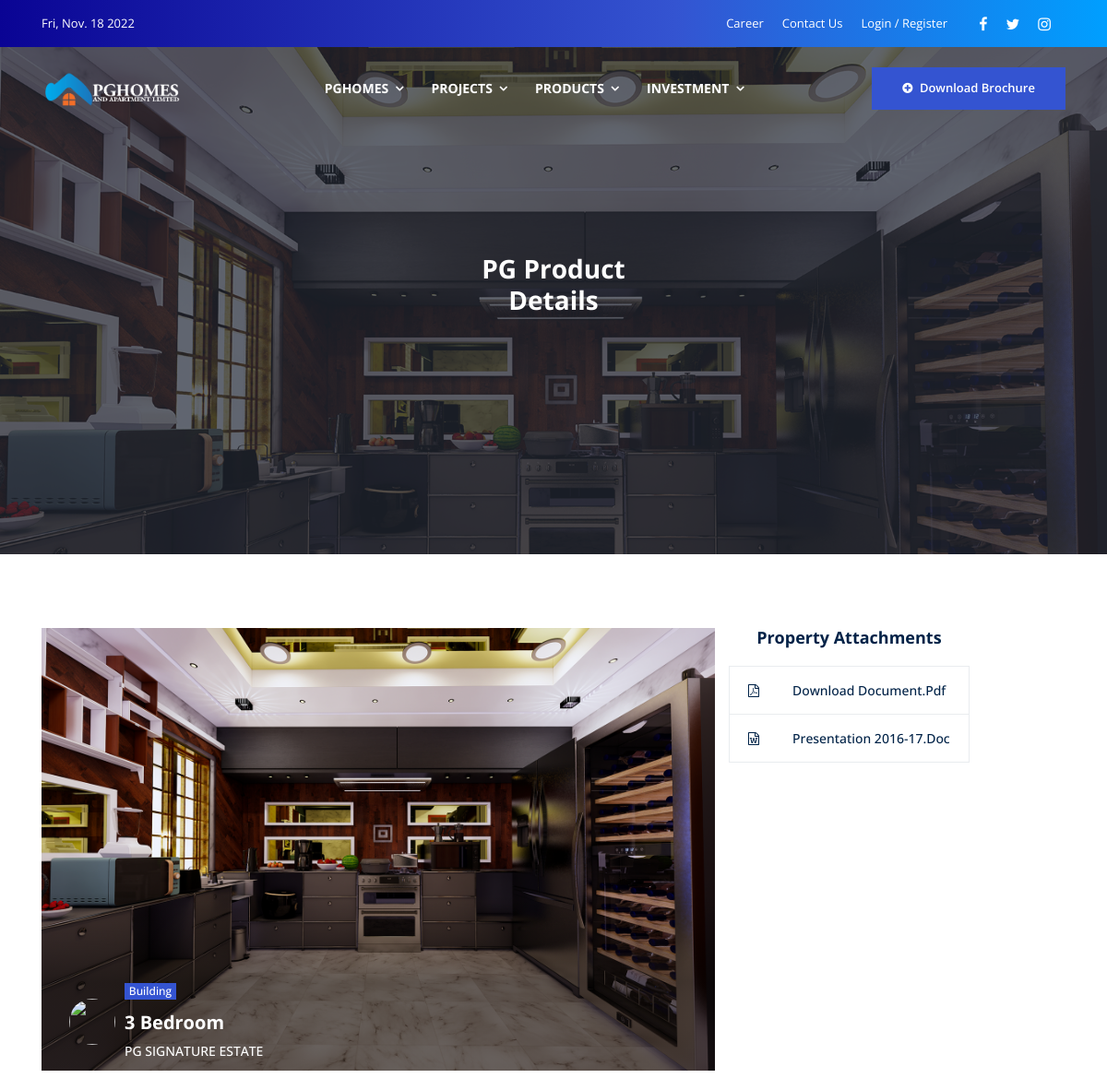
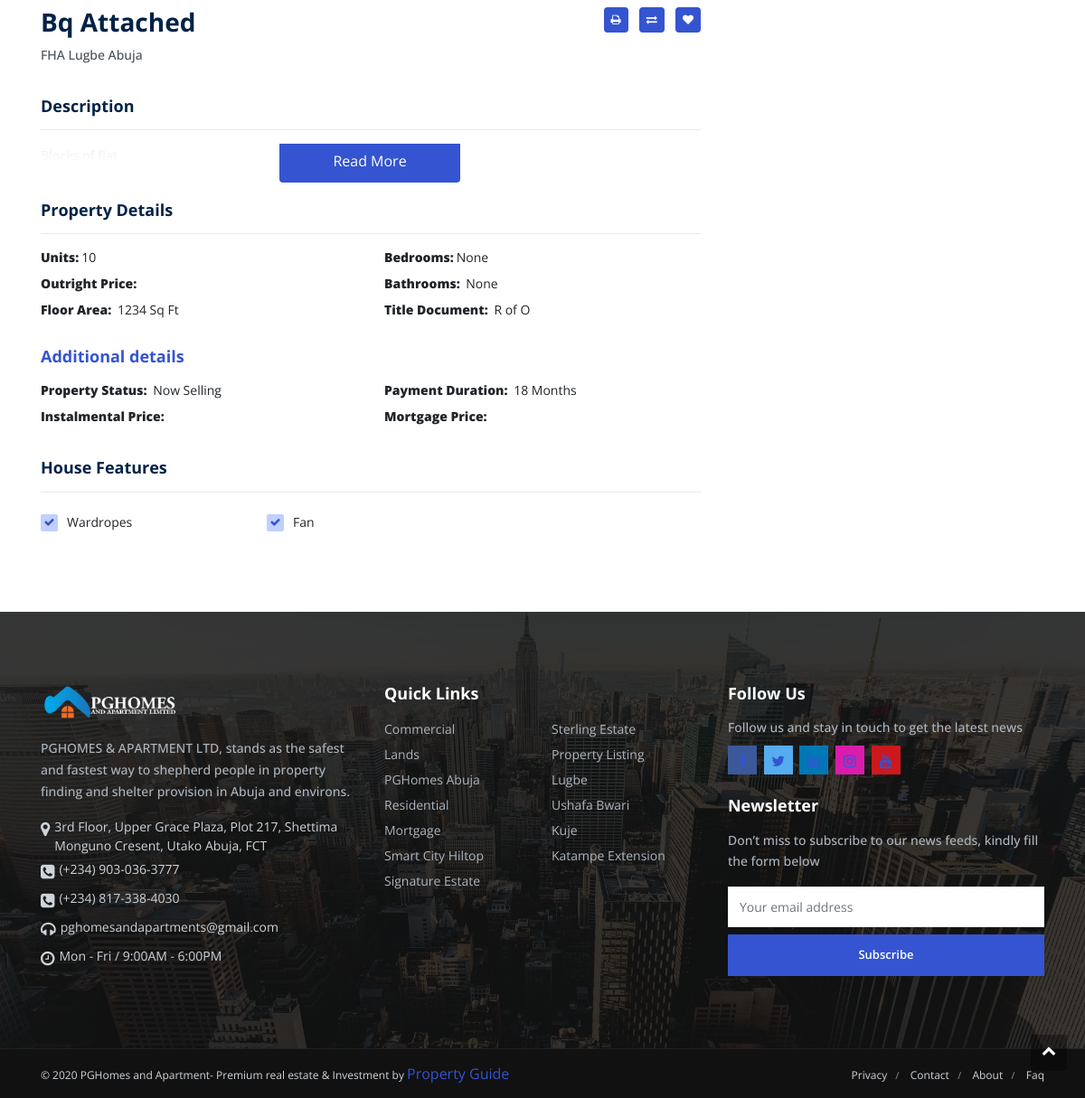
The page /products/1/ on the database its author committed (2 pictures, top to bottom).
### products/models.py (models this page shows, shortened)
class Product(models.Model):
    name = models.CharField(max_length=250, null= True, blank= True)
    title_document = models.CharField(max_length=250, null= True, blank= True)
    description = models.CharField(max_length= 250, null= True, blank=True)
    project = models.ForeignKey(Project, on_delete=models.SET_NULL, null=True)
    specification = models.CharField(max_length=300, help_text='Enter a brief specification of the product')
    location = models.CharField(max_length=300, help_text="Enter a the product location")
    bedrooms = models.PositiveIntegerField(null= True, blank=True)
    bathrooms= models.PositiveIntegerField(null= True, blank=True)
    payment_duration = models.PositiveIntegerField(help_text="Enter a number in months e.g 18")
    available_units = models.PositiveIntegerField(null= True, blank=True)
    features = models.ManyToManyField(Feature, help_text='Select a feature for this product')
    outright_payment = models.DecimalField(max_digits=12, decimal_places=2, help_text="Enter the outright payment price", default= 0)
    mortgage_payment = models.DecimalField(max_digits=12, decimal_places=2, help_text="Enter the mortgage payment price",  default= 0)
    installmental_payment = models.DecimalField(max_digits=12, decimal_places=2, help_text="Enter installmental payment price",  default= 0)
    floor_area = models.PositiveBigIntegerField(help_text="Enter the net floor area for the product")
    image= models.ImageField(upload_to='images/')
    SALES_STATUS = (
        ('Sold Out', 'Sold Out'),
        ('Now Selling', 'Now Selling'),
        ('On Request', 'On Request'),
        ('Not Available', 'Not Available'),
    )
    sales = models.CharField(
        max_length=50,
        choices= SALES_STATUS,
        blank=True,
        default='Now Selling',
        help_text='Product sales status',
    )
    TYPE_STATUS = (
         ('Land', 'Land'),
        ('Building', 'Building'),
    )
    type = models.CharField(
        max_length=50,
        choices= TYPE_STATUS,
        blank=True,
        default='Building',
        help_text='Product type status',
    )
    class meta :
        ordering = ['-name']
        verbose_name = 'Products'

class Feature (models.Model):
    name = models.CharField(max_length=200, help_text='Enter a product feature (e.g. Fan Kitchen-cabinet wardropes)')
    class meta :
        verbose_name_plural = 'Features'
    def __str__(self):
        return self.name

### projects/models.py (models this page shows, shortened)
class Project (models.Model):
        name = models.CharField(max_length=250)
        description = models.TextField(max_length=1000, help_text='Enter a brief description of the project')
        location = models.CharField(max_length=300)
        created = models.DateTimeField(auto_now_add=True)
        updated = models.DateTimeField(auto_now=True)
        hectares = models.DecimalField(max_digits=6, decimal_places=1, help_text="Enter the number of hectares",null=True, blank=True,)
        facilities = models.ManyToManyField(ProjectFacility, help_text='Select a feature for this project')
        image= models.ImageField(upload_to='images/')
        PROJECT_STATUS = (
        ('Not started', 'Not started'),
        ('Ongoing', 'Ongoing'),
        ('Completed', 'Completed'),
    )
        status = models.CharField(
        max_length=50,
        choices= PROJECT_STATUS,
        blank=True,
        default='Not started',
        help_text='Project work status',
    )
        PROJECT_PURPOSE = (
        ('Residential', 'Residential'),
        ('Commercial', 'Commercial'),
        ('Others', 'Others'),
    )
        purpose = models.CharField(
        max_length=50,
        choices= PROJECT_PURPOSE,
        blank=True,
        default='Residential',
        help_text='Project purpose',
    )
        class meta :
            ordering = ['-name']
            verbose_name = 'Projects'
        def __str__(self):
            return self.name

### products/views.py (the view)
# urls.py: path('<int:pk>/', ProductDetailView.as_view() , name='product_detail'),
class ProductDetailView (DetailView):
    model: Product
    context_object_name = 'product'
    template_name: 'products/product_detail.html'
    def get_queryset(self):
          return Product.objects.order_by('pk')

### templates/products/product_detail.html (shortened to what this page needs)
{% extends '../base.html' %}
{% load static %}
{% block content %}
<div class="slider-container">
    <div class="container-slider-image-full  ">
        <div id="carouselExampleIndicators" class="carousel slide carousel-fade" data-ride="carousel">
            <div class="carousel-inner">
                <div class="carousel-item active banner-max-height " style=" height:550px">
                    <img class="d-block w-100" src="{% static './images/pgb6.png' %}" alt="First slide">
                    <div class="carousel-caption banner__slide-overlay d-flex h-100">
                        <div class="carousel__content">
                            <div class="container">
                                <div class="row justify-content-center">
                                    <div class="col-lg-8 col-md-12 col-sm-12 text-center">
                                        <div class="slider__content-title " >
                                            <h3 data-animation="fadeInDown" data-delay=".2s" data-duration="1000ms"
                                                class="text-white animated fadeInDown">
                                                PG Product Details </h3>
                                        </div>
                                    </div>
                                </div>
                            </div>
                        </div>
                    </div>
                </div>
            </div>
        </div>
    </div>
</div>
    <section class="single__Detail">
        <div class="container">
            <div class="row">
                <div class="col-lg-8">
                    <div class="slider__image__detail-large owl-carousel owl-theme">
                        <div class="item">
                            <div class="slider__image__detail-large-one">
                                <img src="{{product.image.url}}" alt="" class="img-fluid w-100 img-transition">
                                <div class="description">
                                    <figure>
                                        <img src="images/profile-blog.jpg" alt="" class="img-fluid">
                                    </figure>
                                    <span class="badge badge-primary text-capitalize mb-2">{{ product.type}}</span>
                                    <h4 class="text-capitalize">{{product.name}}</h4>
                                    <p class="text-uppercase">
                                        {{ product.project}}
                                    </p>
                                </div>
                            </div>
                        </div>
                    </div>
                    <div class="row">
                        <div class="col-md-9 col-lg-9">
                            <div class="single__detail-title mt-4">
                                <h3 class="text-capitalize">{{product.specification}}</h3>
                                <p> {{product.location}}</p>
                            </div>
                        </div>
                        <div class="col-md-3 col-lg-3">
                            <div class="single__detail-price mt-4">
                                <ul class="list-inline">
                                    <li class="list-inline-item">
                                        <a href="#" class="badge badge-primary p-2 rounded"><i
                                                class="fa fa-print"></i></a>
                                    </li>
                                    <li class="list-inline-item">
                                        <a href="#" class="badge badge-primary p-2 rounded"><i
                                                class="fa fa-exchange"></i></a>
                                    </li>
                                    <li class="list-inline-item">
                                        <a href="#" class="badge badge-primary p-2 rounded"><i
                                                class="fa fa-heart"></i></a>
                                    </li>
                                </ul>
                            </div>
                        </div>
                    </div>
                    <div class="row">
                        <div class="col-lg-12">
                            <div class="single__detail-desc">
                                <h6 class="text-capitalize detail-heading">description</h6>
                                <div class="show__more">
                                    <p>{{product.description}}</p>
                                    <a href="javascript:void(0)" class="show__more-button ">read more</a>
                                </div>
                            </div>
                            <div class="single__detail-features">
                                <h6 class="text-capitalize detail-heading">property details</h6>
                                <div class="property__detail-info">
                                    <div class="row">
                                        <div class="col-md-6 col-lg-6">
                                            <ul class="property__detail-info-list list-unstyled">
                                                <li><b>Units:</b>{{product.available_units}}</li>
                                                <li><b>Outright Price:</b> </li>
                                                <li><b>Floor Area:</b> {{product.floor_area}} Sq Ft</li>
                                            </ul>
                                        </div>
                                        <div class="col-md-6 col-lg-6">
                                            <ul class="property__detail-info-list list-unstyled">
                                                <li><b>Bedrooms:</b>{{product.bedrooms}} </li>
                                                <li><b>Bathrooms:</b> {{product.bathrooms}}</li>
                                                <li><b>Title Document:</b> {{product.title_document}}</li>
                                            </ul>
                                        </div>
                                    </div>
                                    <h6 class="text-primary">Additional details</h6>
                                    <div class="row">
                                        <div class="col-md-6 col-lg-6">
                                            <ul class="property__detail-info-list list-unstyled">
                                                <li><b>Property Status:</b> {{product.sales}}</li>
                                                <li><b>Instalmental Price:</b>{{product.mortgage_price}}</li>
                                            </ul>
                                        </div>
                                        <div class="col-md-6 col-lg-6">
                                            <ul class="property__detail-info-list list-unstyled">
                                                <li><b>Payment Duration:</b> {{product.payment_duration}} Months</li>
                                                <li><b>Mortgage Price:</b>{{product.mortgage_price}}</li>
                                            </ul>
                                        </div>
                                    </div>
                                </div>
                            </div>
                            <div class="single__detail-features">
                                <h6 class="text-capitalize detail-heading">house features</h6>
                                <ul class="list-unstyled icon-checkbox">
                                    {% for feature in product.features.all %}
                                     <li>{{feature}}</li>
                                    {% endfor%}
                                </ul>
                            </div>
                        </div>
                    </div>
                </div>
                    <div class="sticky-top">
                        <div class="download mb-0">
                            <h5 class="text-center text-capitalize">Property Attachments</h5>
                            <div class="download__item">
                                <a href="#" target="_blank"><i class="fa fa-file-pdf-o mr-3"
                                        aria-hidden="true"></i>Download Document.Pdf</a>
                            </div>
                            <div class="download__item">
                                <a href="#" target="_blank"><i class="fa fa-file-word-o mr-3"
                                        aria-hidden="true"></i>Presentation
                                    2016-17.Doc</a>
                            </div>
                        </div>
                    </div>
                </div>
            </div>
        </div>
{% endblock content %}

### rows shown on the page
Product: image (picture), type "Building", name "3 Bedroom", project "PG SIGNATURE ESTATE", specification "Bq Attached", location "FHA Lugbe Abuja", available_units "10", floor_area "1234", bedrooms "None", bathrooms "None", title_document "R of O", sales "Now Selling", payment_duration "18"
Feature: name "Wardropes"
Feature: name "Fan"
